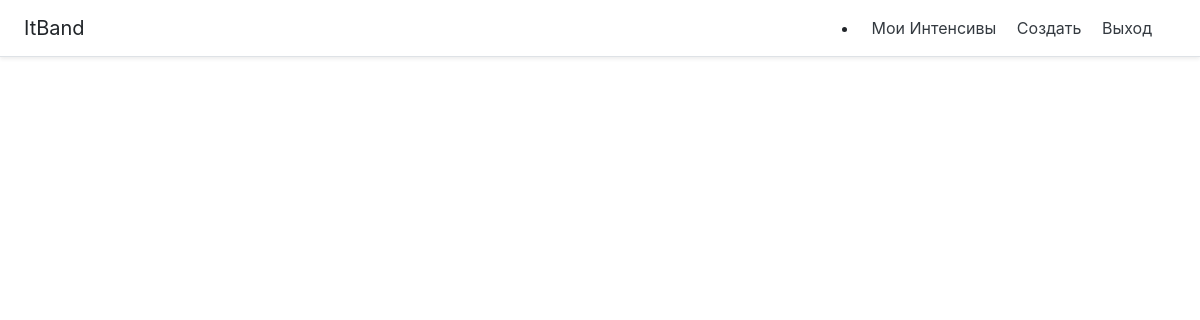
The app's page / (signed in), older data.
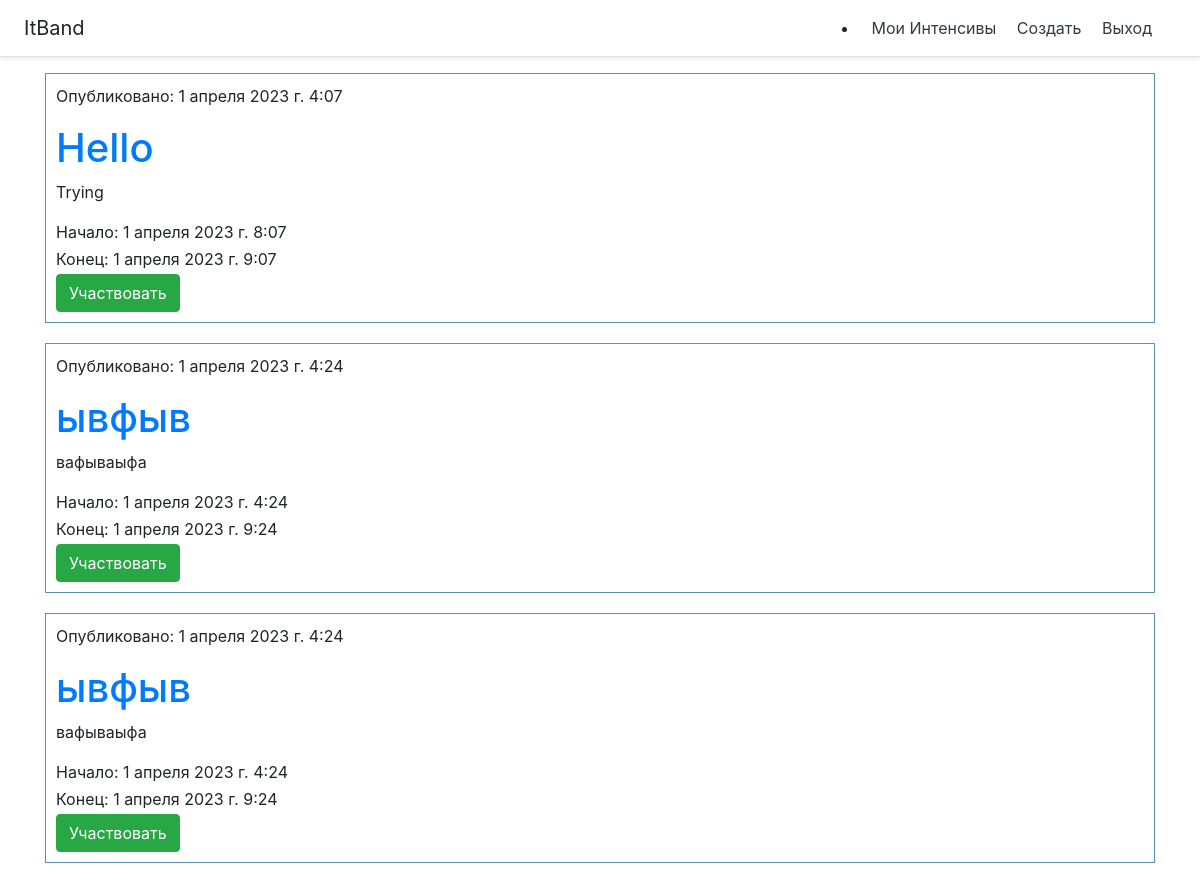
The same page, newer data.
### blog/models.py (models this page shows, shortened)
class BlogPost(models.Model):
    author = models.ForeignKey(settings.AUTH_USER_MODEL, on_delete=models.CASCADE)
    title = models.CharField(max_length=200)
    image = models.ImageField(upload_to='images/', null=True, blank=True)
    text = models.TextField()
    created_date = models.DateTimeField(default=timezone.now)
    start_date = models.DateTimeField(blank=True, null=True)
    end_date = models.DateTimeField(blank=True, null=True)
    participants = models.ManyToManyField(User, related_name="blog_participants")

### blog/views.py (the view)
# urls.py: path('', views.blog_list, name="blog_list"),
def blog_list(request):
    blog_posts = BlogPost.objects.all()
    return render(request, 'blog_list.html', {'blog_posts': blog_posts})

### blog/templates/blog_list.html (shortened to what this page needs)
{% extends "base.html" %}
{% block content %}
<head>
</head>
{% for post in blog_posts %}
    <div class="post">
        <p>Опубликовано: {{ post.created_date }}</p>
        <h1><a href="">{{ post.title }}</a></h1>
        <p>{{ post.text }}</p>
        <p class="p">Начало: {{ post.start_date }}</p>
        <p class="p">Конец: {{ post.end_date}}</p>
        {% if user.is_authenticated %}
            {% if user in post.participants.all %}
                <button class="btn btn-danger">Не участвовать</button>
            {% else %}
            <form method="blog_participate/{{ blog.id }}/">
                <button class="btn btn-success">Участвовать</button>
            </form>
        {% endif %}
{% endif %}
    </div>
{% endfor %}
{% endblock %}

Row changes from the older to the newer data that the page shows:
added BlogPost: created_date "1 апреля 2023 г. 4:07", title "Hello", text "Trying", start_date "1 апреля 2023 г. 8:07", end_date "1 апреля 2023 г. 9:07"
added BlogPost: created_date "1 апреля 2023 г. 4:24", title "ывфыв", text "вафываыфа", start_date "1 апреля 2023 г. 4:24", end_date "1 апреля 2023 г. 9:24"
added BlogPost: created_date "1 апреля 2023 г. 4:24", title "ывфыв", text "вафываыфа", start_date "1 апреля 2023 г. 4:24", end_date "1 апреля 2023 г. 9:24"
